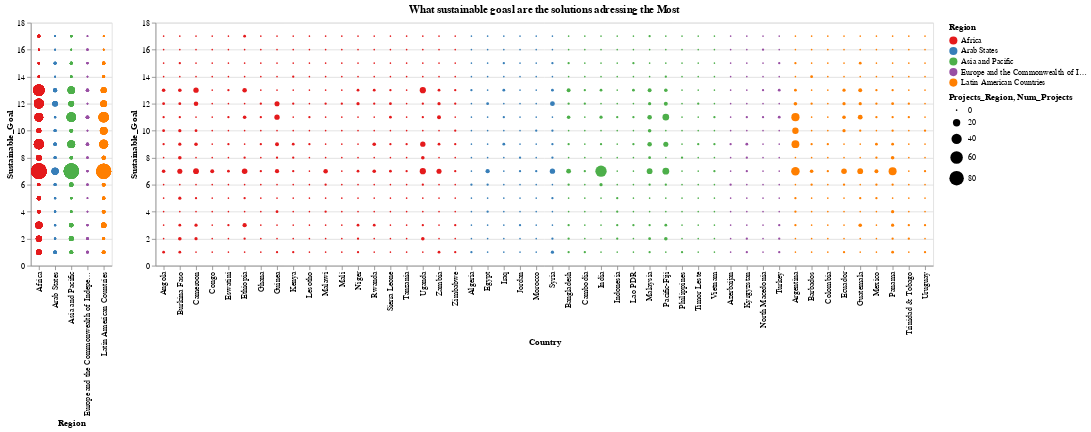

Write notebook code for a chart like this one.
### Markdown cell above
#### What sustainable goal are the solutions addresing the most by country and region?

### Code cell
selection = alt.selection(type='multi', fields=['Region'])

overview = alt.Chart(SG).mark_circle().encode(
    x=alt.X('Region', sort=['Region']),
    y    = alt.Y('Sustainable_Goal'),
    color=alt.Color('Region', scale=alt.Scale(scheme='set1')),
    size='Projects_Region',
    tooltip=["Region",'Sustainable_Goal','Projects_Region'],
    opacity=alt.condition(selection,alt.value(1),alt.value(.2))
).add_selection(selection)

detail = alt.Chart(SG, title = 'What sustainable goasl are the solutions adressing the Most').mark_circle().encode(
     x=alt.X('Country', sort=['Region']),
    y    = 'Sustainable_Goal',
    color=alt.Color('Region', scale=alt.Scale(scheme='set1')),
    size='Num_Projects',
    tooltip=['Country','Sustainable_Goal','Num_Projects'],
    opacity=alt.condition(selection,alt.value(1),alt.value(.2))
).transform_filter(selection)
    
overview | detail

### Figure 1 — Vega-Lite specification as saved in the notebook (floating-point values rounded to 4 significant figures; data arrays with more than 128 entries replaced by an {"elided": "..."} marker saying what was removed)
{"config": {"view": {"continuousWidth": 400, "continuousHeight": 300}}, "hconcat": [{"mark": "circle", "encoding": {"color": {"field": "Region", "scale": {"scheme": "set1"}, "type": "nominal"}, "opacity": {"condition": {"value": 1, "selection": "selector005"}, "value": 0.2}, "size": {"field": "Projects_Region", "type": "quantitative"}, "tooltip": [{"field": "Region", "type": "nominal"}, {"field": "Sustainable_Goal", "type": "quantitative"}, {"field": "Projects_Region", "type": "quantitative"}], "x": {"field": "Region", "sort": ["Region"], "type": "nominal"}, "y": {"field": "Sustainable_Goal", "type": "quantitative"}}, "selection": {"selector005": {"type": "multi", "fields": ["Region"]}}}, {"mark": "circle", "encoding": {"color": {"field": "Region", "scale": {"scheme": "set1"}, "type": "nominal"}, "opacity": {"condition": {"value": 1, "selection": "selector005"}, "value": 0.2}, "size": {"field": "Num_Projects", "type": "quantitative"}, "tooltip": [{"field": "Country", "type": "nominal"}, {"field": "Sustainable_Goal", "type": "quantitative"}, {"field": "Num_Projects", "type": "quantitative"}], "x": {"field": "Country", "sort": ["Region"], "type": "nominal"}, "y": {"field": "Sustainable_Goal", "type": "quantitative"}}, "title": "What sustainable goasl are the solutions adressing the Most", "transform": [{"filter": {"selection": "selector005"}}]}], "data": {"name": "data-31ca15950fe26587b5a3906bfe03c570"}, "$schema": "https://vega.github.io/schema/vega-lite/v4.17.0.json", "datasets": {"data-31ca15950fe26587b5a3906bfe03c570": {"elided": "816 records"}}}
